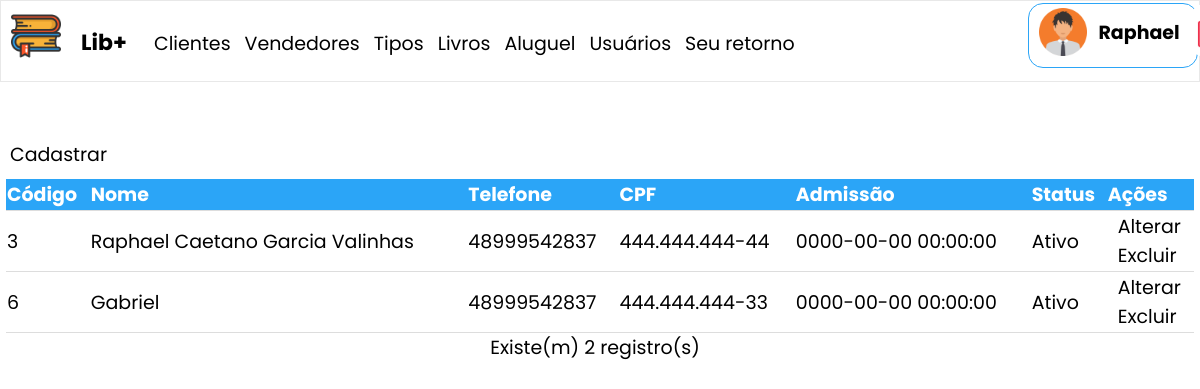
The app's page /listar_vendedores.php (signed in), older data.
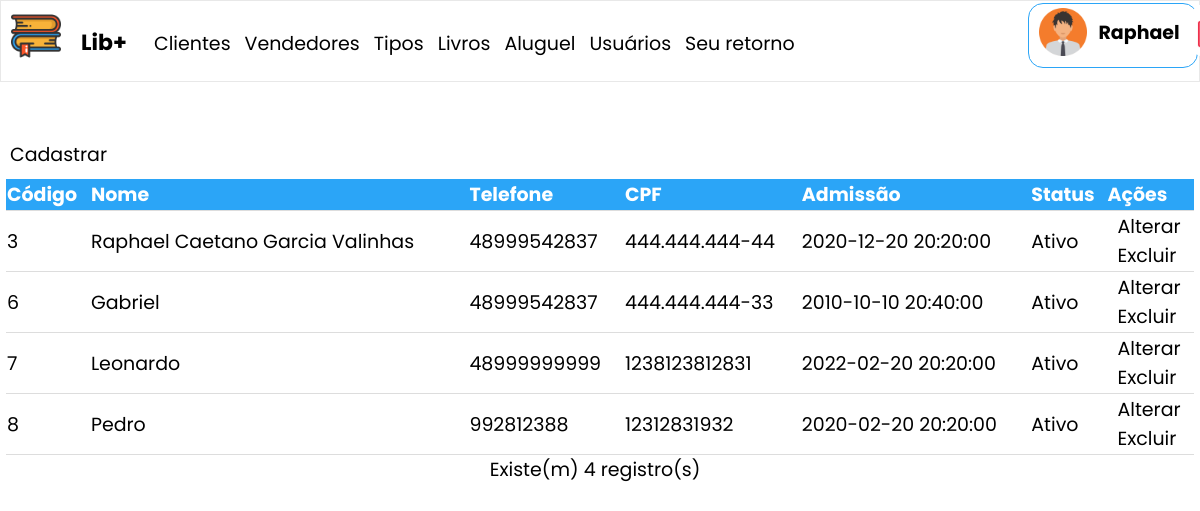
The same page, newer data.
### tables this page shows
CREATE TABLE `vendedor` (
  `id` int(11) NOT NULL,
  `nome` varchar(150) NOT NULL,
  `endereco` varchar(150) NOT NULL,
  `telefone` varchar(14) NOT NULL,
  `cpf` char(14) NOT NULL,
  `admissao` datetime NOT NULL,
  `status` char(1) NOT NULL
);

### listar_vendedores.php (the view, shortened to what this page needs)
<!DOCTYPE html>
<html lang="pt=br">
	<head>
	</head>
	<body>
		<?php include('menu.php'); ?>
		<a href="cadastrar_vendedores.php">Cadastrar</a>
		<table class="tabela">
			<thead>
				<tr>
					<th>Código</th>
					<th>Nome</th>
					<th>Telefone</th>
					<th>CPF</th>
					<th>Admissão</th>
					<th>Status</th>
					<th>Ações</th>
				</tr>
			</thead>
			<tbody>
			<?php
				$sql = 'SELECT id, nome, telefone, cpf, admissao, status FROM vendedor';
				$query = mysqli_query($conexao, $sql);
				while ($item = mysqli_fetch_array($query, MYSQLI_ASSOC)) {
			?>
				<tr>
					<td><?php echo $item['id']; ?></td>
					<td><?php echo $item['nome']; ?></td>
					<td><?php echo $item['telefone']; ?></td>
					<td><?php echo $item['cpf']; ?></td>
					<td><?php echo $item['admissao']; ?></td>
					<td><?php echo $item['status'] == 'A' ? 'Ativo' : 'Inativo'; ?></td>
					<td>
						<a href="alterar_vendedores.php?id=<?php echo $item['id']; ?>">Alterar</a><br>
						<a href="excluir_vendedores.php?id=<?php echo $item['id']; ?>">Excluir</a>
					</td>
				</tr>
			<?php
				}
			?>
			</tbody>
		</table>
		<p> Existe(m) <?php echo mysqli_num_rows($query); ?> registro(s)</p>
	</body>
</html>

### menu.php (shortened to what this page needs)
<link rel="stylesheet" type="text/css" href="css/style.css" media="screen">
<head>
</head>
<body>
    <header>
        <div class="cabecalho">
             <img class="logo" src="imagens/logo.png" alt="logo">
	    </div>
	    <div class="cabecalho">
		     <h1>  Lib+ </h1>
	    </div>
        <div class="menu">
            <table>
                <thead>
                    <tr>
                        <th><a class="link-menu" href="listar_clientes.php">Clientes</a></th>
                        <th><a class="link-menu" href="listar_vendedores.php">Vendedores</a></th>
                        <th><a class="link-menu" href="listar_tipos.php">Tipos</a></th>
                        <th><a class="link-menu" href="listar_livros.php">Livros</a></th>
                        <th><a class="link-menu" href="listar_aluguel.php">Aluguel</a></th>
                        <th><a class="link-menu" href="listar_usuarios.php">Usuários</a></th>
                        <th><a class="link-menu" href="feedback.php">Seu retorno</a></th>
                    </tr>
                </thead>
            </table>
        </div>
        <div class="user-box">
			<img class="img-box" src="imagens/user.png" alt="user" > <br>
			<p class="nome-box"> <?php echo $_SESSION['usuario']['nome'];?> </p><br>
			<a href="sair.php"><img class="button-box" src="imagens/sair.png"></a>
		</div>
    </header>
</body>
<br><br>

### css/style.css (style rules this page uses)
body { background: white; font-family: 'Poppins', sans-serif; font-style: normal; font-size: 19px; margin: 0px; }
.user-box { position: fixed; right: 0; display: flex; border: 1px #2ba5f7 solid; border-radius: 15px; width: 14%; padding: 0px 0px 10px 0px; margin: 0.2%; }
.img-box { margin: 2% 0% 0% 6%; height: 48px; }
.nome-box { margin: 8% 0% 0% 7%; font-weight: bold; }
.button-box { width: 30px; margin: 50% 0% 0% 20%; }
.logo { height: 50px; }
.cabecalho { float: left; padding: 10px; height: 50px; width: 50px; }
.menu { margin-top: 25px; }
.link-menu { color: black; margin-left: 10px; border-radius: 3px; background-color: white; text-decoration: none; font-weight: normal; }
header { display: flex; background-color: #ffffff; border: 1px #E8E8E8 solid; padding-bottom: 10px; }
h1 { font-size: 22px; }
.tabela { width: 99%; margin-top: 10px; margin-left: 0.5%; padding: 5px; height: 80px; border-collapse: collapse; }
th { text-align: left; }
.tabela thead { background-color: #2ba5f7; color: white; }
.tabela tbody, tr { border-bottom: 1px solid #dddddd; }
p { text-align: center; margin: 0 10px 0px 0px; }
a { color: black; margin-left: 10px; border-radius: 15px; background-color: white; text-decoration: none; font-weight: normal; }

Row changes from the older to the newer data that the page shows:
changed vendedor "Raphael Caetano Garcia Valinhas": admissao "0000-00-00 00:00:00" → "2020-12-20 20:20:00"
changed vendedor "Gabriel": admissao "0000-00-00 00:00:00" → "2010-10-10 20:40:00"
added vendedor: id "7", nome "Leonardo", telefone "48999999999", cpf "1238123812831", admissao "2022-02-20 20:20:00", status "Ativo"
added vendedor: id "8", nome "Pedro", telefone "992812388", cpf "12312831932", admissao "2020-02-20 20:20:00", status "Ativo"
Text that changed along with them:
mysqli_num_rows($query): "2" → "4"
